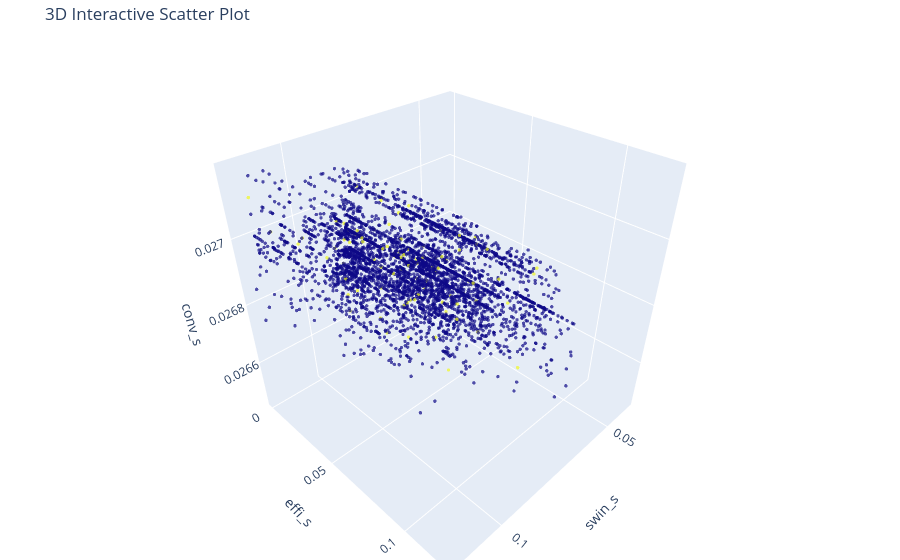

Here is the notebook cell this chart was saved with:
### Code cell
df = label_df_list[1]  # 例：2番目のラベル

fig = go.Figure(data=[go.Scatter3d(
    x=df['swin_s'],
    y=df['effi_s'],
    z=df['conv_s'],
    mode='markers',
    marker=dict(
        size=2,
        color=df['train'],  # ラベルで色分け
        # colorscale='Viridis',
        opacity=0.7
    ),
    text=df['SeriesInstanceUID']
)])

fig.update_layout(
    scene = dict(
        xaxis_title='swin_s',
        yaxis_title='effi_s',
        zaxis_title='conv_s'
    ),
    margin=dict(l=0, r=0, b=0, t=40),
    title="3D Interactive Scatter Plot"
)

fig.show()

### Figure 1 — Plotly figure (JSON) as saved in the notebook; plotly's stock layout.template omitted (floating-point values rounded to 4 significant figures; data arrays with more than 128 entries replaced by an {"elided": "..."} marker saying what was removed)
{"data": [{"marker": {"color": {"elided": "4348 int values"}, "opacity": 0.7, "size": 2}, "mode": "markers", "text": {"elided": "4348 str values"}, "type": "scatter3d", "x": {"elided": "4348 float values"}, "y": {"elided": "4348 float values"}, "z": {"elided": "4348 float values"}}], "layout": {"margin": {"b": 0, "l": 0, "r": 0, "t": 40}, "scene": {"xaxis": {"title": {"text": "swin_s"}}, "yaxis": {"title": {"text": "effi_s"}}, "zaxis": {"title": {"text": "conv_s"}}}, "title": {"text": "3D Interactive Scatter Plot"}}}
